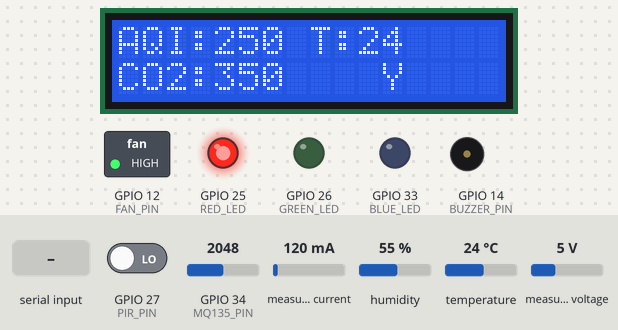
Recording of a sketch running on a simulated ESP32. Parts: 16×2 character LCD, switched loads named in the sketch (green lamp = pin HIGH), output pins drawn as LEDs (lit = HIGH), buzzer (waves = sounding, pin HIGH). Inputs (shaded band) come from the test bench; at power-on: GPIO 34 (MQ135_PIN) = 2048, GPIO 27 (PIR_PIN) LOW, measured current 120 mA, humidity 55 %, temperature 24 °C, measured voltage 5 V (analog values on the 0–4095 scale). EEPROM starts erased; what the sketch prints to the serial monitor is not drawn.

Above: at 3.8 s.
3.9 s: GPIO 34 (MQ135_PIN) set to 639
At 9.6 s:
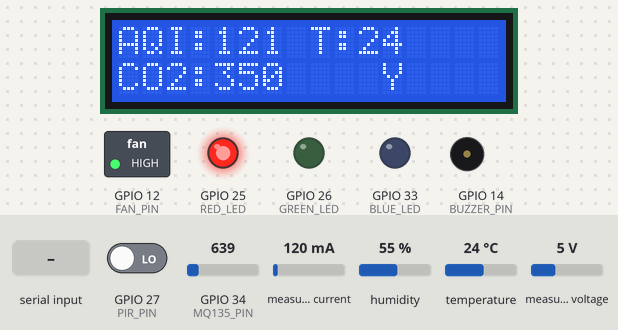
9.9 s: GPIO 34 (MQ135_PIN) set to 525
At 17.7 s:
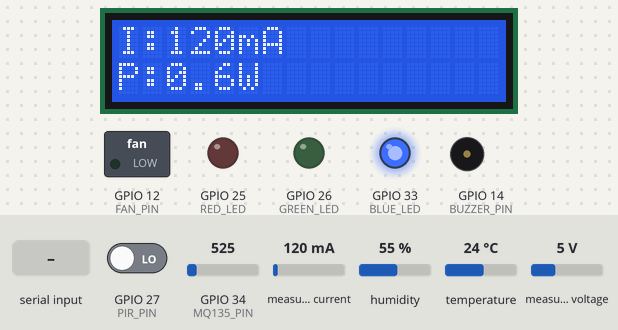
18.2 s: "CAL_ON\n" received over Serial
At 19.8 s:
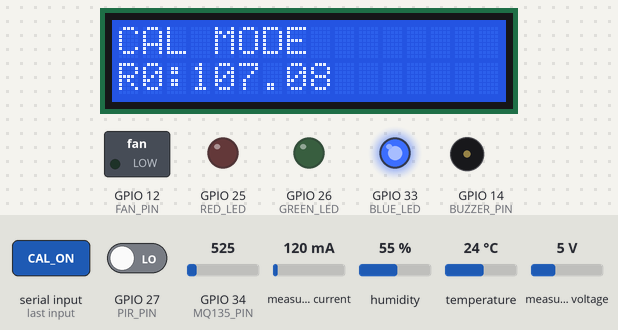
20.1 s: "CAL_OFF\n" received over Serial
At 21.1 s:
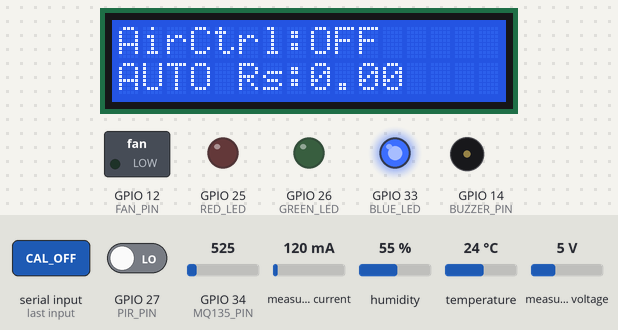
27.6 s: "MANUAL\n" received over Serial
At 33.9 s:
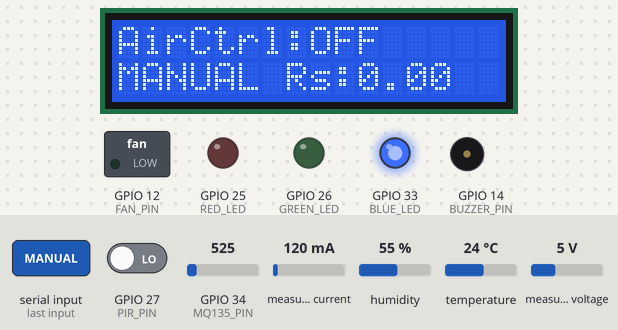
34.6 s: GPIO 34 (MQ135_PIN) set to 2866
At 39.0 s:
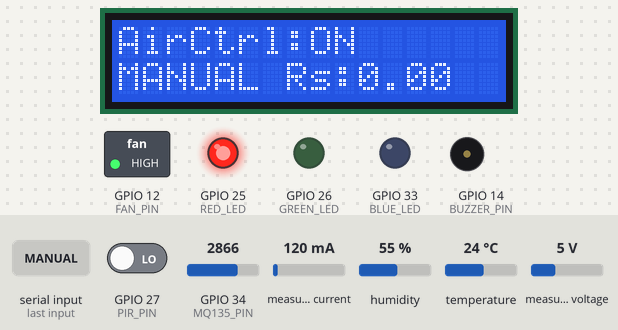
Timing chart, 0 to 42.4 s (numbered marks = the images above; inputs shaded):
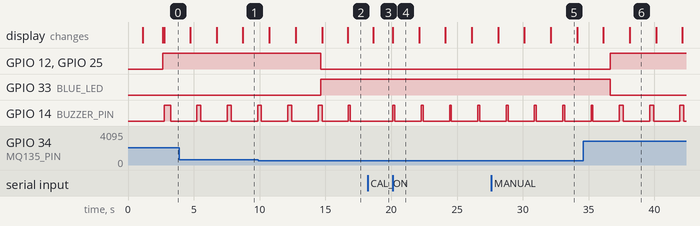

The sketch:

BEST_CODE_V1.ino
```cpp
#include <math.h>
#include <Wire.h>
#include <Adafruit_INA219.h>
#include <DHT.h>
#include <LiquidCrystal_I2C.h>
#include <Preferences.h>

/* =========================================================
   SMART ENVIRONMENT MONITOR - CORE CODE V2
   Features:
   - smoothing
   - non-blocking timing
   - AUTO / MANUAL occupancy mode
   - error handling
   - CSV logging
   - saved R0 in Preferences

   MODE LOGIC:
   AUTO   -> PIR controls occupancy
   MANUAL -> occupancy forced = 1

   AIR CONTROL LOGIC:
   occupancy = 1 and AQI > 100  -> AIR CONTROL ON
   occupancy = 0 and AQI > 200  -> AIR CONTROL ON
   else                         -> AIR CONTROL OFF
   ========================================================= */

/* ---------- MQ135 ---------- */
const int MQ135_PIN = 34;

// Calibration values
float R0 = 7.20;
const float RL = 10.0;
const float VC = 3.3;

bool calibrationMode = false;
const float FRESH_AIR_CO2 = 410.0;

// CO2 curve constants
const float CO2_A = 116.6020682;
const float CO2_B = -2.769034857;

/* ---------- OTHER MODULES ---------- */
#define PIR_PIN 27
#define FAN_PIN 12
#define BUZZER_PIN 14

#define RED_LED 25
#define GREEN_LED 26
#define BLUE_LED 33

#define DHTPIN 4
#define DHTTYPE DHT11

/* ---------- OBJECTS ---------- */
DHT dht(DHTPIN, DHTTYPE);
Adafruit_INA219 ina219;
LiquidCrystal_I2C lcd(0x27, 16, 2);
Preferences preferences;

/* ---------- ENERGY ---------- */
const float tariffPerkWh = 8.0;
float energy_Wh = 0.0;

/* ---------- PIR HOLD ---------- */
unsigned long lastMotionTime = 0;
const unsigned long occupancyDelay = 120000; // 120 sec
unsigned long lastMotionAgeSec = 0;

/* ---------- TIMING ---------- */
unsigned long lastSensorRead = 0;
unsigned long lastLCDUpdate = 0;
unsigned long lastCSVLog = 0;
unsigned long lastBuzzerToggle = 0;
unsigned long systemStartMillis = 0;

const unsigned long SENSOR_INTERVAL = 2000;
const unsigned long LCD_INTERVAL = 2000;
const unsigned long CSV_INTERVAL = 2000;

/* ---------- MODES ---------- */
enum ControlMode { AUTO_MODE, MANUAL_MODE };
ControlMode controlMode = AUTO_MODE;

/* ---------- SENSOR ERROR FLAGS ---------- */
bool dhtError = false;
bool inaError = false;
bool mqError = false;

/* ---------- LIVE DATA ---------- */
int rawAdcValue = 0;
float rawVoltage = 0.0;
float rawRs = 0.0;

int AQI = 0;
String airQuality = "Unknown";
float co2ppm = 0.0;
String co2Status = "Unknown";
float nh3ppb = 0.0;
float benzeneppb = 0.0;
float coppm = 0.0;

float temperature = 0.0;
float humidity = 0.0;

float busVoltage = 0.0;
float shuntVoltage = 0.0;
float current_mA = 0.0;
float power_W = 0.0;
float energy_kWh = 0.0;
float cost = 0.0;

int occupancy_status = 0;
String airCtrlStatus = "OFF";

unsigned long previousEnergyMillis = 0;
unsigned long readingCount = 0;

/* ---------- SMOOTHING ---------- */
const int FILTER_SIZE = 10;

int adcBuffer[FILTER_SIZE];
float tempBuffer[FILTER_SIZE];
float humBuffer[FILTER_SIZE];
float currentBuffer[FILTER_SIZE];
float powerBuffer[FILTER_SIZE];
bool filterFilled = false;
int filterIndex = 0;

/* ---------- LCD PAGE ---------- */
int lcdPage = 0;

/* ---------- BUZZER ---------- */
bool buzzerState = false;
int buzzerPatternMs = 0;
bool buzzerEnabled = false;

/* ---------- HELPER FUNCTIONS ---------- */
float getVoltage(int adcValue) {
  return adcValue * (3.3 / 4095.0);
}

float getRs(int adcValue) {
  float vout = getVoltage(adcValue);
  if (vout < 0.01) vout = 0.01;
  return ((VC - vout) / vout) * RL;
}

float getCO2ppm(float rs, float r0) {
  float ratio = rs / r0;
  return CO2_A * pow(ratio, CO2_B);
}

float calculateR0(float rs, float ppm) {
  return rs / pow((ppm / CO2_A), (1.0 / CO2_B));
}

void initFilters() {
  for (int i = 0; i < FILTER_SIZE; i++) {
    adcBuffer[i] = 0;
    tempBuffer[i] = 0;
    humBuffer[i] = 0;
    currentBuffer[i] = 0;
    powerBuffer[i] = 0;
  }
}

void updateFilters(int adcVal, float tempVal, float humVal, float currVal, float powerVal) {
  adcBuffer[filterIndex] = adcVal;
  tempBuffer[filterIndex] = tempVal;
  humBuffer[filterIndex] = humVal;
  currentBuffer[filterIndex] = currVal;
  powerBuffer[filterIndex] = powerVal;

  filterIndex++;
  if (filterIndex >= FILTER_SIZE) {
    filterIndex = 0;
    filterFilled = true;
  }
}

int getValidCount() {
  return filterFilled ? FILTER_SIZE : filterIndex;
}

float averageIntBuffer(int* arr) {
  int count = getValidCount();
  if (count == 0) return 0;
  long sum = 0;
  for (int i = 0; i < count; i++) sum += arr[i];
  return (float)sum / count;
}

float averageFloatBuffer(float* arr) {
  int count = getValidCount();
  if (count == 0) return 0;
  float sum = 0;
  for (int i = 0; i < count; i++) sum += arr[i];
  return sum / count;
}

void loadSavedR0() {
  preferences.begin("envmon", true);
  if (preferences.isKey("R0")) {
    R0 = preferences.getFloat("R0", 7.20);
  }
  preferences.end();
}

void saveR0(float value) {
  preferences.begin("envmon", false);
  preferences.putFloat("R0", value);
  preferences.end();
  R0 = value;
}

String getModeText() {
  return (controlMode == AUTO_MODE) ? "AUTO" : "MANUAL";
}

void setAirQualityLevels(int aqi) {
  nh3ppb = 0.0;
  benzeneppb = 0.0;
  coppm = 0.0;

  if (aqi <= 25) {
    airQuality = "Excellent";
    nh3ppb = 1.0; benzeneppb = 0.3; coppm = 0.05;
  }
  else if (aqi <= 50) {
    airQuality = "Good";
    nh3ppb = 2.0; benzeneppb = 0.5; coppm = 0.10;
  }
  else if (aqi <= 75) {
    airQuality = "Fair";
    nh3ppb = 5.0; benzeneppb = 1.0; coppm = 0.20;
  }
  else if (aqi <= 100) {
    airQuality = "Moderate";
    nh3ppb = 10.0; benzeneppb = 2.0; coppm = 0.30;
  }
  else if (aqi <= 125) {
    airQuality = "Slightly Polluted";
    nh3ppb = 18.0; benzeneppb = 3.0; coppm = 0.50;
  }
  else if (aqi <= 150) {
    airQuality = "Unhealthy Sensitive";
    nh3ppb = 30.0; benzeneppb = 4.0; coppm = 0.80;
  }
  else if (aqi <= 175) {
    airQuality = "Mildly Unhealthy";
    nh3ppb = 45.0; benzeneppb = 5.5; coppm = 1.10;
  }
  else if (aqi <= 200) {
    airQuality = "Unhealthy";
    nh3ppb = 60.0; benzeneppb = 7.0; coppm = 1.50;
  }
  else if (aqi <= 225) {
    airQuality = "Very Unhealthy";
    nh3ppb = 80.0; benzeneppb = 8.5; coppm = 2.00;
  }
  else if (aqi <= 250) {
    airQuality = "Heavily Polluted";
    nh3ppb = 100.0; benzeneppb = 10.0; coppm = 2.50;
  }
  else if (aqi <= 275) {
    airQuality = "Severe";
    nh3ppb = 120.0; benzeneppb = 12.0; coppm = 3.00;
  }
  else if (aqi <= 300) {
    airQuality = "Very Severe";
    nh3ppb = 140.0; benzeneppb = 14.0; coppm = 3.50;
  }
  else if (aqi <= 325) {
    airQuality = "Hazardous L1";
    nh3ppb = 165.0; benzeneppb = 16.0; coppm = 4.00;
  }
  else if (aqi <= 350) {
    airQuality = "Hazardous L2";
    nh3ppb = 190.0; benzeneppb = 18.0; coppm = 4.50;
  }
  else if (aqi <= 375) {
    airQuality = "Hazardous L3";
    nh3ppb = 215.0; benzeneppb = 20.0; coppm = 5.00;
  }
  else if (aqi <= 400) {
    airQuality = "Extreme Hazard";
    nh3ppb = 240.0; benzeneppb = 22.0; coppm = 5.50;
  }
  else if (aqi <= 425) {
    airQuality = "Extreme Hazard+";
    nh3ppb = 270.0; benzeneppb = 24.0; coppm = 6.00;
  }
  else if (aqi <= 450) {
    airQuality = "Critical Pollution";
    nh3ppb = 300.0; benzeneppb = 26.0; coppm = 6.50;
  }
  else if (aqi <= 475) {
    airQuality = "Critical Pollution+";
    nh3ppb = 330.0; benzeneppb = 28.0; coppm = 7.00;
  }
  else {
    airQuality = "Emergency";
    nh3ppb = 360.0; benzeneppb = 30.0; coppm = 8.00;
  }
}

void setCO2Status(float co2) {
  if (co2 <= 450) co2Status = "Fresh Outdoor Air";
  else if (co2 <= 600) co2Status = "Very Good Indoor Air";
  else if (co2 <= 800) co2Status = "Normal Indoor Air";
  else if (co2 <= 1000) co2Status = "Acceptable";
  else if (co2 <= 1200) co2Status = "Poor Ventilation";
  else if (co2 <= 2000) co2Status = "High CO2 Level";
  else co2Status = "Very High CO2 Level";
}

void updateOccupancy() {
  if (controlMode == MANUAL_MODE) {
    occupancy_status = 1;
    lastMotionAgeSec = 0;
    return;
  }

  int pirValue = digitalRead(PIR_PIN);
  if (pirValue == HIGH) {
    lastMotionTime = millis();
  }

  if (millis() - lastMotionTime < occupancyDelay) occupancy_status = 1;
  else occupancy_status = 0;

  lastMotionAgeSec = (millis() - lastMotionTime) / 1000;
}

void updateFanLogic() {
  if (occupancy_status == 1 && AQI > 100) {
    digitalWrite(FAN_PIN, HIGH);
  }
  else if (occupancy_status == 0 && AQI > 200) {
    digitalWrite(FAN_PIN, HIGH);
  }
  else {
    digitalWrite(FAN_PIN, LOW);
  }

  airCtrlStatus = digitalRead(FAN_PIN) ? "ON" : "OFF";
}

void updateLEDLogic() {
  if (AQI <= 50) {
    digitalWrite(GREEN_LED, HIGH);
    digitalWrite(RED_LED, LOW);
    digitalWrite(BLUE_LED, LOW);
  }
  else if (AQI <= 100) {
    digitalWrite(GREEN_LED, LOW);
    digitalWrite(RED_LED, LOW);
    digitalWrite(BLUE_LED, HIGH);
  }
  else {
    digitalWrite(GREEN_LED, LOW);
    digitalWrite(BLUE_LED, LOW);
    digitalWrite(RED_LED, HIGH);
  }
}

void updateBuzzerPattern() {
  if (AQI <= 50) buzzerPatternMs = 50;
  else if (AQI <= 100) buzzerPatternMs = 150;
  else if (AQI <= 200) buzzerPatternMs = 300;
  else buzzerPatternMs = 500;

  buzzerEnabled = true;
}

void handleBuzzerNonBlocking() {
  if (!buzzerEnabled) {
    digitalWrite(BUZZER_PIN, LOW);
    buzzerState = false;
    return;
  }

  unsigned long now = millis();

  if (!buzzerState) {
    if (now - lastBuzzerToggle >= 2000) {
      digitalWrite(BUZZER_PIN, HIGH);
      buzzerState = true;
      lastBuzzerToggle = now;
    }
  } else {
    if (now - lastBuzzerToggle >= (unsigned long)buzzerPatternMs) {
      digitalWrite(BUZZER_PIN, LOW);
      buzzerState = false;
      lastBuzzerToggle = now;
    }
  }
}

void readSensors() {
  rawAdcValue = analogRead(MQ135_PIN);
  rawVoltage = getVoltage(rawAdcValue);
  rawRs = getRs(rawAdcValue);

  mqError = (rawAdcValue < 0 || rawAdcValue > 4095);

  float rawTemp = dht.readTemperature();
  float rawHum = dht.readHumidity();

  if (isnan(rawTemp) || isnan(rawHum)) {
    dhtError = true;
    rawTemp = temperature;
    rawHum = humidity;
  } else {
    dhtError = false;
  }

  float rawBusVoltage = ina219.getBusVoltage_V();
  float rawShuntVoltage = ina219.getShuntVoltage_mV();
  float rawCurrent = ina219.getCurrent_mA();
  float rawPowerW = ina219.getPower_mW() / 1000.0;

  if (isnan(rawBusVoltage) || isnan(rawCurrent) || isnan(rawPowerW)) {
    inaError = true;
    rawBusVoltage = busVoltage;
    rawShuntVoltage = shuntVoltage;
    rawCurrent = current_mA;
    rawPowerW = power_W;
  } else {
    inaError = false;
  }

  updateFilters(rawAdcValue, rawTemp, rawHum, rawCurrent, rawPowerW);

  rawAdcValue = (int)averageIntBuffer(adcBuffer);
  temperature = averageFloatBuffer(tempBuffer);
  humidity = averageFloatBuffer(humBuffer);
  current_mA = averageFloatBuffer(currentBuffer);
  power_W = averageFloatBuffer(powerBuffer);

  rawVoltage = getVoltage(rawAdcValue);
  rawRs = getRs(rawAdcValue);
  co2ppm = getCO2ppm(rawRs, R0);

  if (co2ppm < 350) co2ppm = 350;
  if (co2ppm > 5000) co2ppm = 5000;

  AQI = map(rawAdcValue, 0, 4095, 0, 500);

  busVoltage = rawBusVoltage;
  shuntVoltage = rawShuntVoltage;

  setAirQualityLevels(AQI);
  setCO2Status(co2ppm);

  unsigned long now = millis();
  float elapsedHours = (now - previousEnergyMillis) / 3600000.0;
  previousEnergyMillis = now;

  energy_Wh += power_W * elapsedHours;
  energy_kWh = energy_Wh / 1000.0;
  cost = energy_kWh * tariffPerkWh;

  readingCount++;
}

void printDetailedStatus() {
  Serial.println("----------- AIR + ENERGY REPORT -----------");
  Serial.print("Mode            : "); Serial.println(getModeText());
  Serial.print("Reading Count   : "); Serial.println(readingCount);
  Serial.print("Uptime (sec)    : "); Serial.println((millis() - systemStartMillis) / 1000);

  Serial.print("ADC Value       : "); Serial.println(rawAdcValue);
  Serial.print("Sensor Voltage  : "); Serial.print(rawVoltage, 3); Serial.println(" V");
  Serial.print("Sensor Rs       : "); Serial.print(rawRs, 3); Serial.println(" kOhm");
  Serial.print("Saved R0        : "); Serial.println(R0, 3);

  Serial.print("AQI             : "); Serial.println(AQI);
  Serial.print("Air Quality     : "); Serial.println(airQuality);
  Serial.print("Approx CO2      : "); Serial.print(co2ppm, 1); Serial.println(" ppm");
  Serial.print("CO2 Status      : "); Serial.println(co2Status);
  Serial.print("Approx NH3      : "); Serial.print(nh3ppb, 1); Serial.println(" ppb");
  Serial.print("Approx Benzene  : "); Serial.print(benzeneppb, 1); Serial.println(" ppb");
  Serial.print("Approx CO       : "); Serial.print(coppm, 2); Serial.println(" ppm");

  Serial.print("Temp            : "); Serial.print(temperature, 1); Serial.println(" C");
  Serial.print("Humidity        : "); Serial.print(humidity, 1); Serial.println(" %");

  Serial.print("Bus Voltage     : "); Serial.print(busVoltage, 2); Serial.println(" V");
  Serial.print("Shunt Voltage   : "); Serial.print(shuntVoltage, 2); Serial.println(" mV");
  Serial.print("Current         : "); Serial.print(current_mA, 2); Serial.println(" mA");
  Serial.print("Power           : "); Serial.print(power_W, 3); Serial.println(" W");
  Serial.print("Energy          : "); Serial.print(energy_Wh, 4); Serial.println(" Wh");
  Serial.print("Energy          : "); Serial.print(energy_kWh, 6); Serial.println(" kWh");
  Serial.print("Cost            : Rs "); Serial.println(cost, 4);

  Serial.print("Occupancy       : "); Serial.println(occupancy_status);
  Serial.print("Last Motion Age : "); Serial.print(lastMotionAgeSec); Serial.println(" sec");
  Serial.print("Air Control     : "); Serial.println(airCtrlStatus);

  Serial.print("DHT Error       : "); Serial.println(dhtError ? "YES" : "NO");
  Serial.print("INA219 Error    : "); Serial.println(inaError ? "YES" : "NO");
  Serial.print("MQ Error        : "); Serial.println(mqError ? "YES" : "NO");

  Serial.println("-------------------------------------------");
  Serial.println();
}

void printCSVHeader() {
  Serial.println("CSV_HEADER,time_s,aqi,co2,temp,humidity,nh3,benzene,co,busVoltage,current_mA,power_W,energy_kWh,cost,occupancy,airCtrl,mode,dhtErr,inaErr,mqErr");
}

void printCSVLine() {
  Serial.print("CSV,");
  Serial.print((millis() - systemStartMillis) / 1000); Serial.print(",");
  Serial.print(AQI); Serial.print(",");
  Serial.print(co2ppm, 1); Serial.print(",");
  Serial.print(temperature, 1); Serial.print(",");
  Serial.print(humidity, 1); Serial.print(",");
  Serial.print(nh3ppb, 1); Serial.print(",");
  Serial.print(benzeneppb, 1); Serial.print(",");
  Serial.print(coppm, 2); Serial.print(",");
  Serial.print(busVoltage, 2); Serial.print(",");
  Serial.print(current_mA, 2); Serial.print(",");
  Serial.print(power_W, 3); Serial.print(",");
  Serial.print(energy_kWh, 6); Serial.print(",");
  Serial.print(cost, 4); Serial.print(",");
  Serial.print(occupancy_status); Serial.print(",");
  Serial.print(digitalRead(FAN_PIN)); Serial.print(",");
  Serial.print(getModeText()); Serial.print(",");
  Serial.print(dhtError); Serial.print(",");
  Serial.print(inaError); Serial.print(",");
  Serial.println(mqError);
}

void updateLCD() {
  lcd.clear();

  if (dhtError || inaError || mqError) {
    lcd.setCursor(0, 0);
    lcd.print("SENSOR ERROR");
    lcd.setCursor(0, 1);
    if (dhtError) lcd.print("DHT ");
    if (inaError) lcd.print("INA ");
    if (mqError) lcd.print("MQ ");
    return;
  }

  if (lcdPage == 0) {
    lcd.setCursor(0, 0);
    lcd.print("AQI:");
    lcd.print(AQI);

    lcd.setCursor(8, 0);
    lcd.print("T:");
    lcd.print(temperature, 0);

    lcd.setCursor(0, 1);
    lcd.print("CO2:");
    lcd.print((int)co2ppm);

    lcd.setCursor(11, 1);
    lcd.print(occupancy_status ? "Y" : "N");
  }
  else if (lcdPage == 1) {
    lcd.setCursor(0, 0);
    lcd.print("I:");
    lcd.print(current_mA, 0);
    lcd.print("mA");

    lcd.setCursor(0, 1);
    lcd.print("P:");
    lcd.print(power_W, 1);
    lcd.print("W");
  }
  else {
    lcd.setCursor(0, 0);
    lcd.print("AirCtrl:");
    lcd.print(airCtrlStatus);

    lcd.setCursor(0, 1);
    lcd.print(getModeText());
    lcd.print(" Rs:");
    lcd.print(cost, 2);
  }

  lcdPage++;
  if (lcdPage > 2) lcdPage = 0;
}

void handleSerialCommands() {
  if (!Serial.available()) return;

  String cmd = Serial.readStringUntil('\n');
  cmd.trim();
  cmd.toUpperCase();

  if (cmd == "HELP") {
    Serial.println("Commands:");
    Serial.println("HELP");
    Serial.println("STATUS");
    Serial.println("AUTO");
    Serial.println("MANUAL");
    Serial.println("SHOW_R0");
    Serial.println("SAVE_R0=7.20");
    Serial.println("CAL_ON");
    Serial.println("CAL_OFF");
  }
  else if (cmd == "STATUS") {
    printDetailedStatus();
  }
  else if (cmd == "AUTO") {
    controlMode = AUTO_MODE;
    Serial.println("Mode set to AUTO (PIR control)");
  }
  else if (cmd == "MANUAL") {
    controlMode = MANUAL_MODE;
    Serial.println("Mode set to MANUAL (Occupancy forced = 1)");
  }
  else if (cmd == "SHOW_R0") {
    Serial.print("Current saved R0 = ");
    Serial.println(R0, 3);
  }
  else if (cmd.startsWith("SAVE_R0=")) {
    float newR0 = cmd.substring(8).toFloat();
    if (newR0 > 0.1 && newR0 < 1000.0) {
      saveR0(newR0);
      Serial.print("R0 saved: ");
      Serial.println(R0, 3);
    } else {
      Serial.println("Invalid R0 value");
    }
  }
  else if (cmd == "CAL_ON") {
    calibrationMode = true;
    Serial.println("Calibration mode ON");
  }
  else if (cmd == "CAL_OFF") {
    calibrationMode = false;
    Serial.println("Calibration mode OFF");
  }
  else {
    Serial.println("Unknown command. Type HELP");
  }
}

void handleCalibrationMode() {
  int adcValue = analogRead(MQ135_PIN);
  float voltage = getVoltage(adcValue);
  float rs = getRs(adcValue);
  float estimatedR0 = calculateR0(rs, FRESH_AIR_CO2);

  Serial.println("----------- CALIBRATION -----------");
  Serial.print("ADC Value       : "); Serial.println(adcValue);
  Serial.print("Sensor Voltage  : "); Serial.print(voltage, 3); Serial.println(" V");
  Serial.print("Sensor Rs       : "); Serial.print(rs, 3); Serial.println(" kOhm");
  Serial.print("Estimated R0    : "); Serial.print(estimatedR0, 3); Serial.println(" kOhm");
  Serial.println("Use SAVE_R0=<value> to store");
  Serial.println("-----------------------------------");

  lcd.clear();
  lcd.setCursor(0, 0);
  lcd.print("CAL MODE");
  lcd.setCursor(0, 1);
  lcd.print("R0:");
  lcd.print(estimatedR0, 2);
}

/* ---------- SETUP ---------- */
void setup() {
  Serial.begin(115200);
  delay(1000);

  analogReadResolution(12);

  pinMode(PIR_PIN, INPUT);
  pinMode(FAN_PIN, OUTPUT);
  pinMode(BUZZER_PIN, OUTPUT);

  pinMode(RED_LED, OUTPUT);
  pinMode(GREEN_LED, OUTPUT);
  pinMode(BLUE_LED, OUTPUT);

  digitalWrite(FAN_PIN, LOW);
  digitalWrite(BUZZER_PIN, LOW);
  digitalWrite(RED_LED, LOW);
  digitalWrite(GREEN_LED, LOW);
  digitalWrite(BLUE_LED, LOW);

  Wire.begin(21, 22);

  dht.begin();

  lcd.init();
  lcd.backlight();
  lcd.clear();

  if (!ina219.begin()) {
    Serial.println("INA219 not found");
    inaError = true;
  } else {
    inaError = false;
  }

  loadSavedR0();
  initFilters();

  systemStartMillis = millis();
  previousEnergyMillis = millis();

  Serial.println("======================================");
  Serial.println("SMART ENVIRONMENT MONITOR - CORE V2");
  Serial.println("======================================");
  Serial.print("Loaded R0: ");
  Serial.println(R0, 3);
  Serial.println("Mode: MEASUREMENT");
  Serial.println("Type HELP in Serial Monitor");
  Serial.println();

  printCSVHeader();

  lcd.setCursor(0, 0);
  lcd.print("Smart Env V2");
  lcd.setCursor(0, 1);
  lcd.print("R0:");
  lcd.print(R0, 2);
  delay(1500);
  lcd.clear();
}

/* ---------- LOOP ---------- */
void loop() {
  handleSerialCommands();

  unsigned long now = millis();

  if (calibrationMode) {
    if (now - lastSensorRead >= SENSOR_INTERVAL) {
      lastSensorRead = now;
      handleCalibrationMode();
    }
    return;
  }

  updateOccupancy();

  if (now - lastSensorRead >= SENSOR_INTERVAL) {
    lastSensorRead = now;

    readSensors();
    updateFanLogic();
    updateLEDLogic();
    updateBuzzerPattern();
    printDetailedStatus();
  }

  if (now - lastCSVLog >= CSV_INTERVAL) {
    lastCSVLog = now;
    printCSVLine();
  }

  if (now - lastLCDUpdate >= LCD_INTERVAL) {
    lastLCDUpdate = now;
    updateLCD();
  }

  handleBuzzerNonBlocking();
}
```

Measured:
- the behaviour switches between 584 and 583 on GPIO 34 (MQ135_PIN) (found by bisection; images 1 and 2)
- after the input at 9.9 s, GPIO 12 (FAN_PIN), GPIO 25 (RED_LED): HIGH → LOW after 4.7 s instead of 6.7 s; GPIO 33 (BLUE_LED): LOW → HIGH after 4.7 s instead of 6.7 s
- after the input at 18.2 s, GPIO 14 (BUZZER_PIN): stays LOW (without the input it goes to HIGH after 0.69 s); the display: changes after 0.45 s (image 3)
- after the input at 20.1 s, GPIO 14 (BUZZER_PIN): alternates HIGH for 0.15 s and LOW for 2.0 s, starting at once; the display: changes at once (image 4)
- after the input at 27.6 s, the display: first differs from a run without the input after 4.5 s (image 5)
- after the input at 34.6 s, GPIO 12 (FAN_PIN), GPIO 25 (RED_LED): LOW → HIGH after 2.0 s; GPIO 33 (BLUE_LED): HIGH → LOW after 2.0 s; the display: first differs from a run without the input after 3.5 s (image 6)
- by itself, GPIO 14 (BUZZER_PIN): repeats every 2.3 s: HIGH 0.30 s, LOW 2.0 s
